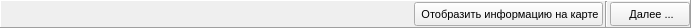
     <widget class="QFrame" name="Panel_Gsm1800ARM2Buttons">
      <property name="minimumSize">
       <size>
        <width>691</width>
        <height>28</height>
       </size>
      </property>
      <property name="maximumSize">
       <size>
        <width>16777215</width>
        <height>28</height>
       </size>
      </property>
      <property name="frameShape">
       <enum>QFrame::Panel</enum>
      </property>
      <property name="frameShadow">
       <enum>QFrame::Raised</enum>
      </property>
      <property name="lineWidth">
       <number>1</number>
      </property>
      <property name="midLineWidth">
       <number>0</number>
      </property>
      <layout class="QHBoxLayout" name="horizontalLayout" stretch="0,0,0,0">
       <property name="spacing">
        <number>2</number>
       </property>
       <property name="sizeConstraint">
        <enum>QLayout::SetDefaultConstraint</enum>
       </property>
       <property name="leftMargin">
        <number>0</number>
       </property>
       <property name="topMargin">
        <number>0</number>
       </property>
       <property name="rightMargin">
        <number>0</number>
       </property>
       <property name="bottomMargin">
        <number>0</number>
       </property>
       <item>
        <spacer name="horizontalSpacer">
         <property name="orientation">
          <enum>Qt::Horizontal</enum>
         </property>
         <property name="sizeHint" stdset="0">
          <size>
           <width>40</width>
           <height>20</height>
          </size>
         </property>
        </spacer>
       </item>
       <item>
        <widget class="QPushButton" name="Button_MapShow">
         <property name="maximumSize">
          <size>
           <width>230</width>
           <height>24</height>
          </size>
         </property>
         <property name="font">
          <font>
           <pointsize>8</pointsize>
          </font>
         </property>
         <property name="text">
          <string> Отобразить информацию на карте</string>
         </property>
         <property name="icon">
          <iconset resource="resource.qrc">
           <normaloff>:/icons/Icons/ButtonIcons/Map View.ico</normaloff>:/icons/Icons/ButtonIcons/Map View.ico</iconset>
         </property>
        </widget>
       </item>
       <item>
        <widget class="Line" name="Line_2">
         <property name="orientation">
          <enum>Qt::Vertical</enum>
         </property>
        </widget>
       </item>
       <item>
        <widget class="QPushButton" name="Button_Onward">
         <property name="maximumSize">
          <size>
           <width>90</width>
           <height>24</height>
          </size>
         </property>
         <property name="font">
          <font>
           <pointsize>8</pointsize>
          </font>
         </property>
         <property name="text">
          <string> Далее ...</string>
         </property>
         <property name="icon">
          <iconset resource="resource.qrc">
           <normaloff>:/icons/Icons/ButtonIcons/Arrow Right.ico</normaloff>:/icons/Icons/ButtonIcons/Arrow Right.ico</iconset>
         </property>
        </widget>
       </item>
      </layout>
     </widget>
